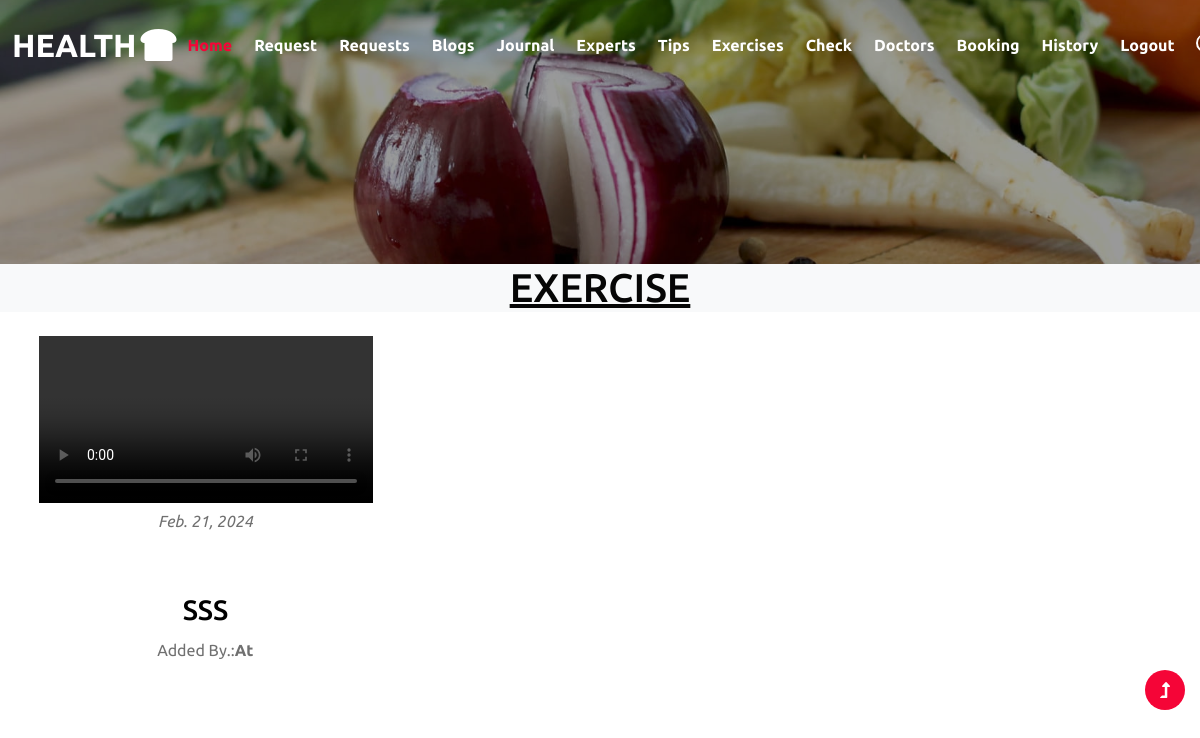
The app's page /userexercise with its own data.
### phwApp/models.py (models this page shows)
class Videos(models.Model):
    expert = models.ForeignKey(Expert, on_delete=models.CASCADE)
    date = models.DateField(auto_now=True,null=True)
    title=models.CharField(max_length=20)
    file=models.FileField()

class Expert(models.Model):
    name=models.CharField(max_length=20)
    email=models.CharField(max_length=20)
    add=models.CharField(max_length=100)
    con=models.BigIntegerField()
    lic=models.ImageField()
    psw=models.CharField(max_length=20)
    user=models.ForeignKey(User,on_delete=models.CASCADE,null=True)

### phwApp/views.py (the view)
# urls.py: path('userexercise', views.userexercise),
def userexercise(request):
    data=Videos.objects.all()
    return render(request,"userexercise.html",{"data":data})

### template/userexercise.html (shortened to what this page needs)
{% extends "commonbaseuser.html" %}
{% block content3 %}
<h1 align="center" class="bg-light"><u>EXERCISE</u></h1>
<div class="w3-services-grids py-lg-4 text-center" style="padding: 20px;">
    <div class="fea-gd-vv row">
        {% for d in data %}
        <div class="col-lg-4 col-md-7" style="margin-bottom: 30px">
            <div class="feature-gd icon-yellow">
                <div class="icon">
                    <i
                        ><video name='demo' controls autoplay width='90%' height='90%'>
                            <source src="../static/media/{{d.file}}" type="video/mp4"></source>
                            </video></i><br>
                            <em>{{d.date}}</em>
                </div>
                <div class="info" style="margin-top: 50px">
                    <h3>{{d.title}}</h3>
                    <p>Added By.:<strong class="text-left">{{d.expert.name}}</strong></p>
                </div>
            </div>
        </div>
        {% endfor %}
    </div>
</div>
{% endblock %}

### template/userexercise.html (style rules this page uses)
h3,fieldset { padding: 10px; color:rgb(0, 0, 0) }

### records on screen
Videos: date "Feb. 21, 2024", title "SSS", expert.name "At"
